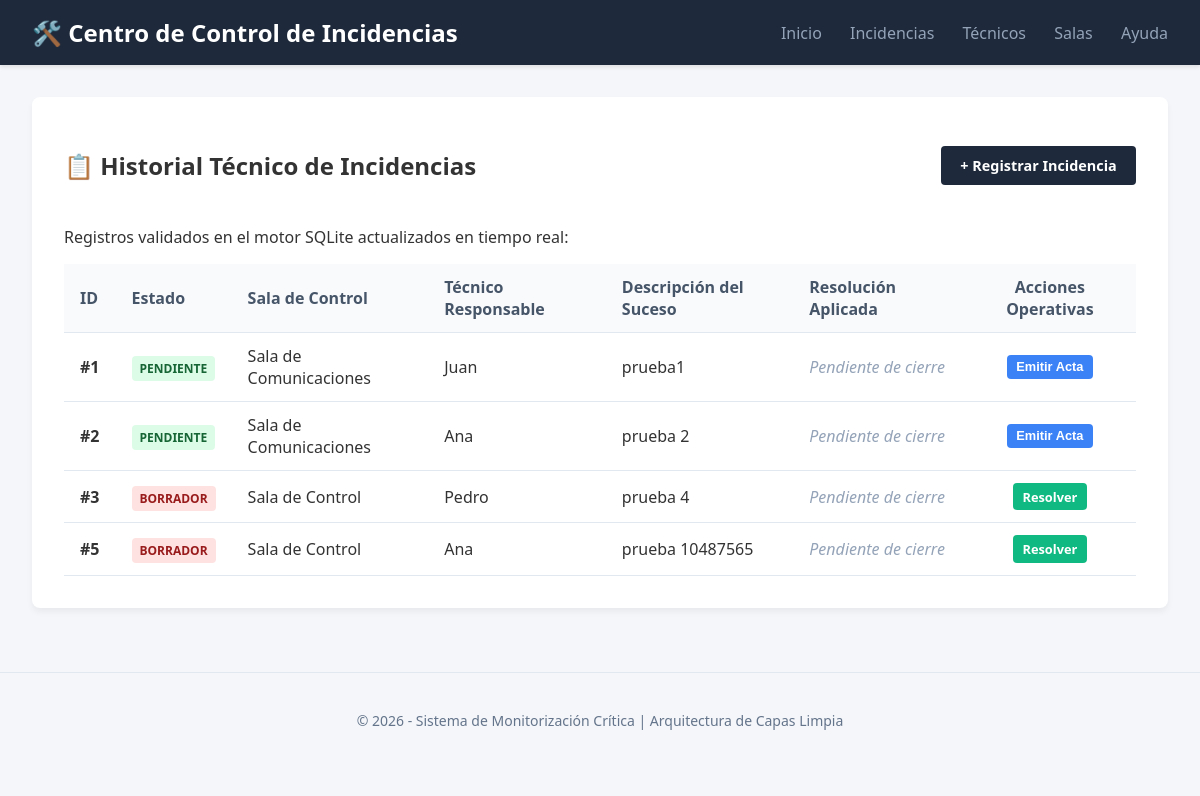
The app's page /incidencias, older data.
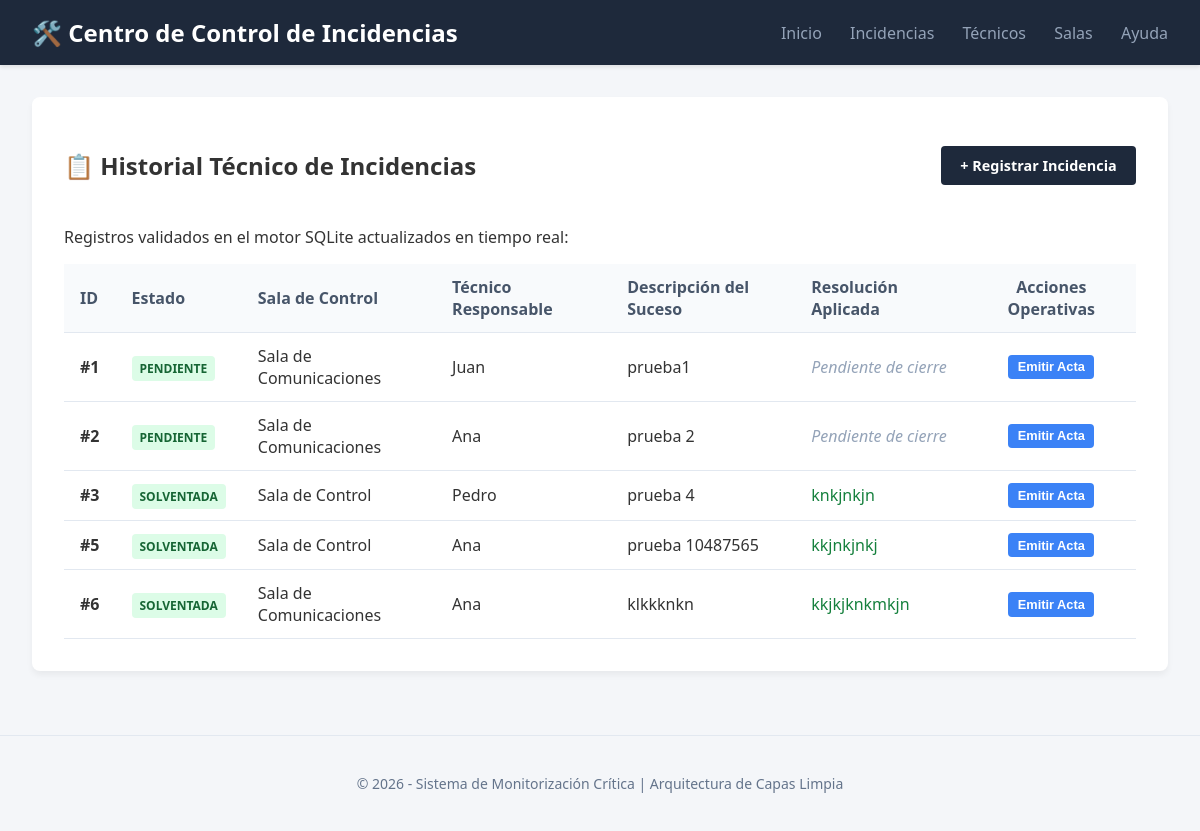
The same page, newer data.
### tables this page shows
CREATE TABLE incidencias (
                id INTEGER PRIMARY KEY,
                tecnico_id INTEGER NOT NULL,
                sala_id INTEGER NOT NULL,
                descripcion TEXT NOT NULL,
                estado TEXT NOT NULL,
                resolucion TEXT,
                fecha_apertura TEXT NOT NULL,
                fecha_cierre TEXT,
                FOREIGN KEY(tecnico_id) REFERENCES tecnicos(id),
                FOREIGN KEY(sala_id) REFERENCES salas(id)
            );

CREATE TABLE salas (
                id INTEGER PRIMARY KEY, 
                nombre TEXT NOT NULL, 
                ubicacion TEXT
            );

CREATE TABLE tecnicos (
                id INTEGER PRIMARY KEY, 
                nombre TEXT NOT NULL, 
                turno TEXT NOT NULL
            );

### presentation/app.py (the view)
@app.route("/incidencias")
def listar_incidencias():
    incidencias = servicios.obtener_listado()
    return render_template("incidencias.html", lista_incidencias=incidencias)

### application/servicios.py (called while the page is built)
    def obtener_listado(self):
        return self.repo.obtener_todas()

### domain/estructura.py (called while the page is built)
    @property
    def nombre(self):
        return self._nombre

    @property
    def id_inc(self):
        return self._id_inc

    @property
    def tecnico(self):
        return self._tecnico

    @property
    def sala(self):
        return self._sala

    @property
    def descripcion(self):
        return self._descripcion

    @property
    def estado(self):
        return self._estado

    @property
    def resolucion(self):
        return self._resolucion

    @fecha_cierre.setter
    def fecha_cierre(self, valor):
        self._fecha_cierre = valor

### infrastructure/repositorio_sqlite.py (called while the page is built)
    def _conectar(self):
        con = sqlite3.connect(self.path_db)
        con.execute("PRAGMA foreign_keys = ON;")
        return con

### presentation/app.py (called while the page is built)
@app.before_request
def registrar_peticion():
    logging.info(f"Petición: {request.method} {request.path}")

### presentation/templates/incidencias.html (shortened to what this page needs)
{% extends "base.html" %}
{% block content %}
<div style="display: flex; justify-content: space-between; align-items: center; margin-bottom: 1.5rem;">
    <h2>📋 Historial Técnico de Incidencias</h2>
    <a href="{{ url_for('crear_incidencia_web') }}"
       style="background-color: #1e293b; color: white; padding: 0.6rem 1.2rem; border-radius: 4px; text-decoration: none; font-weight: bold; font-size: 0.9rem;">
        + Registrar Incidencia
    </a>
</div>
<p>Registros validados en el motor SQLite actualizados en tiempo real:</p>
<table>
    <thead>
        <tr>
            <th>ID</th>
            <th>Estado</th>
            <th>Sala de Control</th>
            <th>Técnico Responsable</th>
            <th>Descripción del Suceso</th>
            <th>Resolución Aplicada</th>
            <th style="text-align: center;">Acciones Operativas</th>
        </tr>
    </thead>
    <tbody>
        {% for inc in lista_incidencias %}
        <tr>
            <td><strong>#{{ inc.id_inc }}</strong></td>
            <td>
                <span class="badge {% if inc.estado == 'Borrador' %}badge-abierta{% else %}badge-solventada{% endif %}">
                    {{ inc.estado }}
                </span>
            </td>
            <td>{{ inc.sala.nombre }}</td>
            <td>{{ inc.tecnico.nombre }}</td>
            <td>{{ inc.descripcion }}</td>
            <td>
                {% if inc.resolucion %}
                    <span style="color: #15803d;">{{ inc.resolucion }}</span>
                {% else %}
                    <span style="color: #94a3b8; font-style: italic;">Pendiente de cierre</span>
                {% endif %}
            </td>
            <td style="text-align: center;">
                <div style="display: flex; gap: 0.5rem; justify-content: center; align-items: center;">
                    {% if inc.estado == 'Borrador' %}
                        <a href="{{ url_for('resolver_incidencia_web', id_inc=inc.id_inc) }}"
                           style="background-color: #10b981; color: white; padding: 0.3rem 0.6rem; border-radius: 4px; text-decoration: none; font-size: 0.8rem; font-weight: bold;">
                           Resolver
                        </a>
                    {% else %}
                        <form method="POST" action="{{ url_for('obtener_documento_post', id_inc=inc.id_inc) }}" style="margin: 0;">
                            <button type="submit" style="background-color: #3b82f6; color: white; padding: 0.3rem 0.6rem; border: none; border-radius: 4px; font-size: 0.8rem; font-weight: bold; cursor: pointer;">
                                Emitir Acta
                            </button>
                        </form>
                    {% endif %}
                </div>
            </td>
        </tr>
        {% else %}
        <tr>
            <td colspan="7" style="text-align: center; color: #64748b; padding: 2rem;">
                No hay incidencias registradas en la base de datos relacional.
            </td>
        </tr>
        {% endfor %}
    </tbody>
</table>
{% endblock %}

### presentation/templates/base.html (shortened to what this page needs)
<!DOCTYPE html>
<html lang="es">
<head>
</head>
<body>
    <header>
        <h1>🛠️ Centro de Control de Incidencias</h1>
        <nav>
            <a href="{{ url_for('bienvenida') }}">Inicio</a>
            <a href="{{ url_for('listar_incidencias') }}">Incidencias</a>
            <a href="{{ url_for('listar_tecnicos_web') }}">Técnicos</a>
            <a href="{{ url_for('listar_salas_web') }}">Salas</a>
            <a href="{{ url_for('mostrar_ayuda') }}">Ayuda</a>
        </nav>
    </header>
    <main>
        <div class="container">
            {% block content %}{% endblock %}
        </div>
    </main>
    <footer>
        <p>&copy; 2026 - Sistema de Monitorización Crítica | Arquitectura de Capas Limpia</p>
    </footer>
</body>
</html>

### presentation/templates/base.html (style rules this page uses)
body { font-family: 'Segoe UI', Tahoma, Geneva, Verdana, sans-serif; margin: 0; padding: 0; background-color: #f4f6f9; color: #333; }
header { background-color: #1e293b; color: white; padding: 1rem 2rem; display: flex; justify-content: space-between; align-items: center; box-shadow: 0 2px 4px rgba(0,0,0,0.1); }
header h1 { margin: 0; font-size: 1.5rem; }
nav a { color: #94a3b8; text-decoration: none; margin-left: 1.5rem; font-weight: 500; transition: color 0.3s; }
main { padding: 2rem; max-width: 1200px; margin: 0 auto; }
.container { background: white; padding: 2rem; border-radius: 8px; box-shadow: 0 4px 6px rgba(0,0,0,0.05); }
footer { text-align: center; padding: 1.5rem; color: #64748b; font-size: 0.875rem; margin-top: 2rem; border-top: 1px solid #e2e8f0; }
table { width: 100%; border-collapse: collapse; margin-top: 1rem; }
th, td { padding: 0.75rem 1rem; text-align: left; border-bottom: 1px solid #e2e8f0; }
th { background-color: #f8fafc; color: #475569; font-weight: 600; }
.badge { padding: 0.25rem 0.5rem; border-radius: 4px; font-size: 0.75rem; font-weight: bold; text-transform: uppercase; }
.badge-solventada { background-color: #dcfce7; color: #166534; }

Row changes from the older to the newer data that the page shows:
changed incidencias "prueba 4": estado "BORRADOR" → "SOLVENTADA"; resolucion (not shown) → "knkjnkjn"; estado "Resolver" → "Emitir Acta"; no longer shows "Pendiente de cierre"
changed incidencias "prueba 10487565": estado "BORRADOR" → "SOLVENTADA"; resolucion (not shown) → "kkjnkjnkj"; estado "Resolver" → "Emitir Acta"; no longer shows "Pendiente de cierre"
added incidencias: id_inc "6", estado "SOLVENTADA", sala.nombre "Sala de Comunicaciones", tecnico.nombre "Ana", descripcion "klkkknkn", resolucion "kkjkjknkmkjn"
